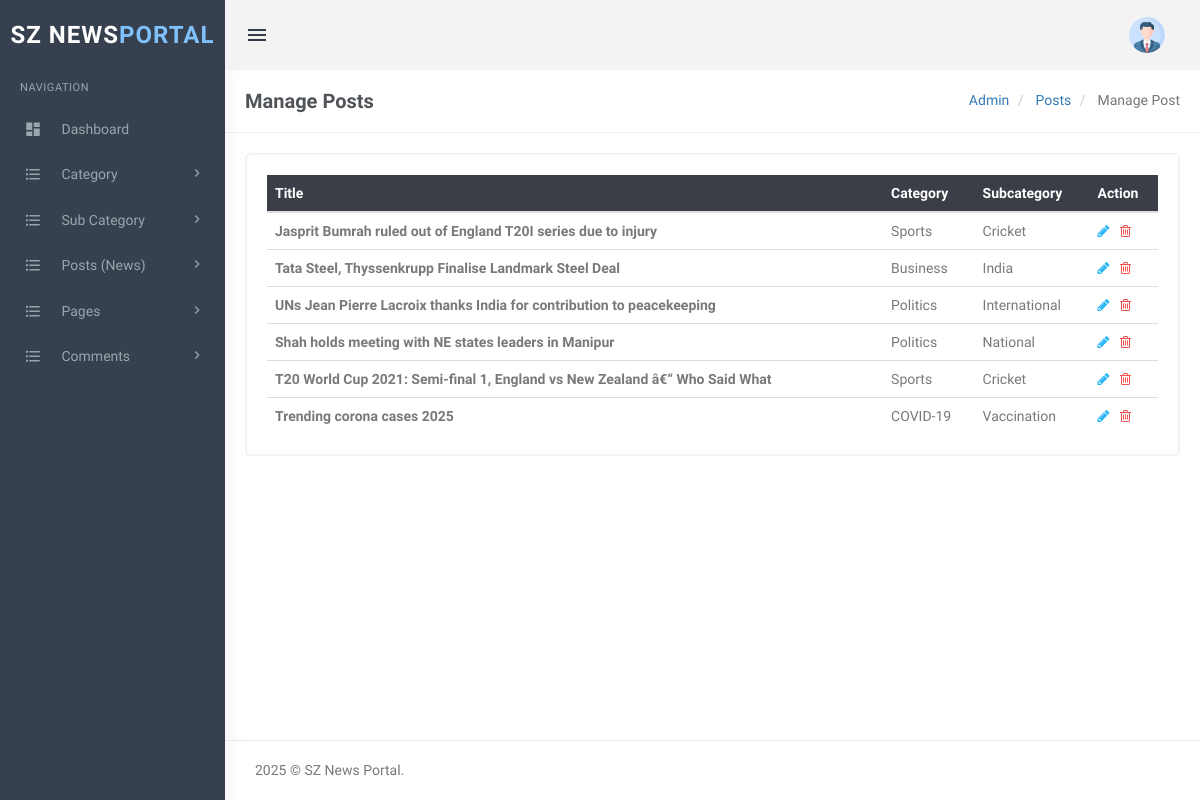
Page /admin/manage-posts.php (signed in) on the committed database.
### tables this page shows
CREATE TABLE `tblposts` (
  `id` int(11) NOT NULL,
  `PostTitle` longtext DEFAULT NULL,
  `CategoryId` int(11) DEFAULT NULL,
  `SubCategoryId` int(11) DEFAULT NULL,
  `PostDetails` longtext DEFAULT NULL,
  `PostingDate` timestamp NULL DEFAULT current_timestamp(),
  `UpdationDate` timestamp NULL DEFAULT NULL ,
  `Is_Active` int(1) DEFAULT NULL,
  `PostUrl` mediumtext DEFAULT NULL,
  `PostImage` varchar(255) DEFAULT NULL,
  `viewCounter` int(11) DEFAULT NULL,
  `postedBy` varchar(255) DEFAULT NULL,
  `lastUpdatedBy` varchar(255) DEFAULT NULL
);

CREATE TABLE `tblcategory` (
  `id` int(11) NOT NULL,
  `CategoryName` varchar(200) DEFAULT NULL,
  `Description` mediumtext DEFAULT NULL,
  `PostingDate` timestamp NULL DEFAULT current_timestamp(),
  `UpdationDate` timestamp NULL DEFAULT NULL ,
  `Is_Active` int(1) DEFAULT NULL
);

CREATE TABLE `tblsubcategory` (
  `SubCategoryId` int(11) NOT NULL,
  `CategoryId` int(11) DEFAULT NULL,
  `Subcategory` varchar(255) DEFAULT NULL,
  `SubCatDescription` mediumtext DEFAULT NULL,
  `PostingDate` timestamp NOT NULL DEFAULT current_timestamp(),
  `UpdationDate` timestamp NULL DEFAULT NULL,
  `Is_Active` int(1) DEFAULT NULL
);

### admin/manage-posts.php (the view, shortened to what this page needs)
<?php
include('includes/config.php');
if(strlen($_SESSION['login'])==0)
  {
header('location:index.php');
}
else{
?>
<!DOCTYPE html>
<html lang="en">
    <head>
		<link rel="stylesheet" href="../plugins/morris/morris.css">
        <link href="../plugins/jvectormap/jquery-jvectormap-2.0.2.css" rel="stylesheet" />
        <link href="assets/css/bootstrap.min.css" rel="stylesheet" type="text/css" />
        <link href="assets/css/core.css" rel="stylesheet" type="text/css" />
        <link href="assets/css/components.css" rel="stylesheet" type="text/css" />
        <link href="assets/css/icons.css" rel="stylesheet" type="text/css" />
        <link href="assets/css/pages.css" rel="stylesheet" type="text/css" />
        <link href="assets/css/menu.css" rel="stylesheet" type="text/css" />
        <link href="assets/css/responsive.css" rel="stylesheet" type="text/css" />
		<link rel="stylesheet" href="../plugins/switchery/switchery.min.css">
    </head>
    <body class="fixed-left">
        <div id="wrapper">
           <?php include('includes/topheader.php');?>
           <?php include('includes/leftsidebar.php');?>
            <div class="content-page">
                <div class="content">
                    <div class="container">
                        <div class="row">
							<div class="col-xs-12">
								<div class="page-title-box">
                                    <h4 class="page-title">Manage Posts </h4>
                                    <ol class="breadcrumb p-0 m-0">
                                        <li>
                                            <a href="#">Admin</a>
                                        </li>
                                        <li>
                                            <a href="#">Posts</a>
                                        </li>
                                        <li class="active">
                                            Manage Post
                                        </li>
                                    </ol>
                                    <div class="clearfix"></div>
                                </div>
							</div>
						</div>
                        <div class="row">
                            <div class="col-sm-12">
                                <div class="card-box">
                                    <div class="table-responsive">
<table class="table table-colored table-centered table-inverse m-0">
<thead>
<tr>
<th>Title</th>
<th>Category</th>
<th>Subcategory</th>
<th>Action</th>
</tr>
</thead>
<tbody>
<?php
$query=mysqli_query($con,"select tblposts.id as postid,tblposts.PostTitle as title,tblcategory.CategoryName as category,tblsubcategory.Subcategory as subcategory from tblposts left join tblcategory on tblcategory.id=tblposts.CategoryId left join tblsubcategory on tblsubcategory.SubCategoryId=tblposts.SubCategoryId where tblposts.Is_Active=1 ");
$rowcount=mysqli_num_rows($query);
if($rowcount==0)
{
?>
<tr>
<td colspan="4" align="center"><h3 style="color:red">No record found</h3></td>
<tr>
<?php
} else {
while($row=mysqli_fetch_array($query))
{
?>
 <tr>
<td><b><?php echo htmlentities($row['title']);?></b></td>
<td><?php echo htmlentities($row['category'])?></td>
<td><?php echo htmlentities($row['subcategory'])?></td>
<td><a href="edit-post.php?pid=<?php echo htmlentities($row['postid']);?>"><i class="fa fa-pencil" style="color: #29b6f6;"></i></a>
    &nbsp;<a href="manage-posts.php?pid=<?php echo htmlentities($row['postid']);?>&&action=del" onclick="return confirm('Do you reaaly want to delete ?')"> <i class="fa fa-trash-o" style="color: #f05050"></i></a> </td>
 </tr>
<?php } }?>
                                            </tbody>
                                        </table>
                                    </div>
                                </div>
                            </div>
                        </div>
                    </div>
                </div>
       <?php include('includes/footer.php');?>
            </div>
        </div>
    </body>
</html>
<?php } ?>

### admin/assets/css/core.css (style rules this page uses)
body { font-family: 'Varela Round', sans-serif; margin: 0; padding-bottom: 60px; overflow-x: hidden; color: #797979; }
html { position: relative; min-height: 100%; }
.h1, .h2, .h3, .h4, .h5, .h6, h1, h2, h3, h4, h5, h6 { color: #505458; font-family: 'Hind Madurai', sans-serif; margin: 10px 0; }
* { outline: none !important; }
b, strong { font-weight: 600; font-family: 'Hind Madurai', sans-serif; }
.container { width: auto; }
#wrapper { height: 100%; overflow: hidden; width: 100%; }
.p-0 { padding: 0 !important; }
.m-0 { margin: 0 !important; }
.card-box { padding: 20px; border: 2px solid #f3f3f3; -webkit-border-radius: 5px; border-radius: 5px; -moz-border-radius: 5px; background-clip: padding-box; margin-bottom: 20px; background-color: #ffffff; }
.row { margin-right: -10px; margin-left: -10px; }
.col-lg-1, .col-lg-10, .col-lg-11, .col-lg-12, .col-lg-2, .col-lg-3, .col-lg-4, .col-lg-5, .col-lg-6, .col-lg-7, .col-lg-8, .col-lg-9, .col-md-1, .col-md-10, .col-md-11, .col-md-12, .col-md-2, .col-md-3, .col-md-4, .col-md-5, .col-md-6, .col-md-7, .col-md-8, .col-md-9, .col-sm-1, .col-sm-10, .col-sm-11, .col-sm-12, .col-sm-2, .col-sm-3, .col-sm-4, .col-sm-5, .col-sm-6, .col-sm-7, .col-sm-8, .col-sm-9, .col-xs-1, .col-xs-10, .col-xs-11, .col-xs-12, .col-xs-2, .col-xs-3, .col-xs-4, .col-xs-5, .col-xs-6, .col-xs-7, .col-xs-8, .col-xs-9 { padding-left: 10px; padding-right: 10px; }
.breadcrumb { background-color: transparent; margin-bottom: 15px; padding-top: 10px; padding-left: 0; }

### admin/assets/css/menu.css (style rules this page uses)
.content-page { margin-left: 225px; overflow: hidden; }
.content-page .content { padding: 0 5px 10px 5px; margin-top: 70px; }
.page-title { font-size: 20px; margin-bottom: 0; margin-top: 0; font-weight: 600; }
.page-title-box { padding: 20px; border-bottom: 1px solid #eee; margin: 0 -20px 20px -20px; }
.page-title-box .page-title { margin-bottom: 0; float: left; }
.page-title-box .breadcrumb { float: right; background-color: transparent !important; }

### rows in the picture
tblposts: PostTitle "Jasprit Bumrah ruled out of England T20I series due to injury", CategoryId.CategoryName "Sports", SubCategoryId.Subcategory "Cricket"
tblposts: PostTitle "Tata Steel, Thyssenkrupp Finalise Landmark Steel Deal", CategoryId.CategoryName "Business", SubCategoryId.Subcategory "India"
tblposts: PostTitle "UNs Jean Pierre Lacroix thanks India for contribution to peacekeeping", CategoryId.CategoryName "Politics", SubCategoryId.Subcategory "International"
tblposts: PostTitle "Shah holds meeting with NE states leaders in Manipur", CategoryId.CategoryName "Politics", SubCategoryId.Subcategory "National"
tblposts: PostTitle "T20 World Cup 2021: Semi-final 1, England vs New Zealand â€“ Who Said What", CategoryId.CategoryName "Sports", SubCategoryId.Subcategory "Cricket"
tblposts: PostTitle "Trending corona cases 2025", CategoryId.CategoryName "COVID-19", SubCategoryId.Subcategory "Vaccination"
